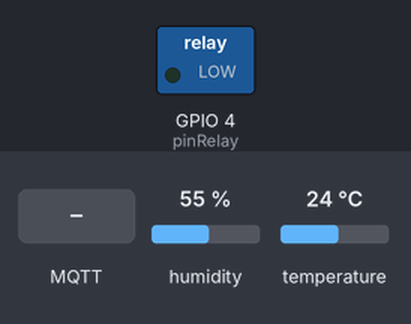
This sketch was run on a simulated ESP8266 (Wemos D1 mini). On the bench: switched loads named in the sketch (green lamp = pin HIGH). The inputs (shaded band) are chosen by the test bench; at power-on: humidity 55 %, temperature 24 °C. WiFi joins after 1.5 s; servers stay silent unless stated; random numbers use the default seed unless the sketch sets one; no MQTT or app messages arrive unless stated; what the sketch prints to the serial monitor is not drawn.

Above: at 2.7 s.
2.8 s: MQTT message "2" arrives on the first subscribed topic
At 3.1 s:
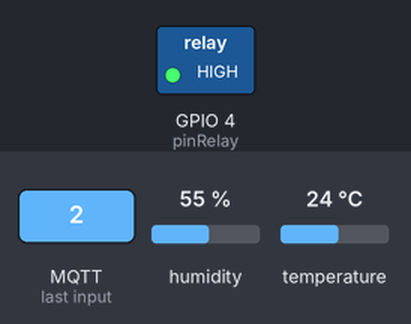
4.3 s: MQTT message "heat" arrives on the first subscribed topic
16.5 s: MQTT message "off" arrives on the first subscribed topic
Timing chart, 0 to 19.5 s (numbered marks = the images above; inputs shaded):
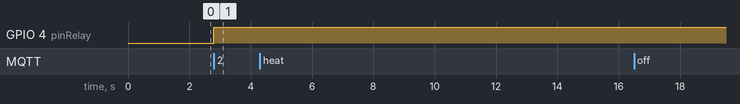

The sketch:

WeMos_Mini_TERMOSTATO.ino
```cpp
/*
 * TERMOSTATO
 * Il sistema è composto da un WeMos mini che acquisendo la temperatura da un DHT11
 * o da una temperatura esterna ricevuta tramite MQTT, comanda un relè per attivare
 * il riscaldamento
 */

#include <ESP8266WiFi.h>
#include <ESP8266mDNS.h>
#include <PubSubClient.h>
#include <SimpleDHT.h>

/*
   WIFI configuration
   Static IP configuration
   MQTT server configuration
   MQTT topics
*/

const char* ssid = "SSID_name";
const char* password = "wifi_password";
const char* host = "WeMos Termostato";

IPAddress staticIP(192, 168, 0, 99); //ESP static ip
IPAddress gateway(192, 168, 0, 1);   //IP Address of your WiFi Router (Gateway)
IPAddress subnet(255, 255, 255, 0);  //Subnet mask
IPAddress dns(192, 168, 0, 1);  //DNS

const char* mqtt_server = "192.168.0.70";
WiFiClient espClient;
PubSubClient client(espClient);

#define pinRelay 4 //This correspond to D2 on the WeMos

const char* mqtt_relay_requestedState_topicName = "bathroom/thermostat/relay/requestedState";
const char* mqtt_relay_status_topicName = "bathroom/thermostat/relay/status";
const char* mqtt_relay_error_topicName = "bathroom/thermostat/relay/error";

const char* mqtt_thermostat_mode_topicName = "bathroom/thermostat/mode";
const char* mqtt_thermostat_hysteresisUp_topicName = "bathroom/thermostat/hysteresisUp";
const char* mqtt_thermostat_hysteresisDown_topicName = "bathroom/thermostat/hysteresisDown";
const char* mqtt_thermostat_extTemp_topicName = "bathroom/thermostat/extTemp"; //Supplied external temperature
const char* mqtt_thermostat_edgeDetection_topicName = "bathroom/thermostat/edgeDetection";
const char* mqtt_thermostat_status_topicName = "bathroom/thermostat/status";

const char* mqtt_thermostat_setpoint_topicName = "bathroom/thermostat/setpoint";
const char* mqtt_thermostat_setpointLow_topicName = "bathroom/thermostat/setpointLow";
const char* mqtt_thermostat_setpointHigh_topicName = "bathroom/thermostat/setpointHigh";

const char* mqtt_thermostat_setpointSet_topicName = "bathroom/thermostat/setpointSet";
const char* mqtt_thermostat_setpointLowSet_topicName = "bathroom/thermostat/setpointLowSet";
const char* mqtt_thermostat_setpointHighSet_topicName = "bathroom/thermostat/setpointHighSet";

const char* mqtt_status_topicName = "bathroom/status";
const char* mqtt_error_topicName = "bathroom/error";

const char* mqtt_temperature_TopicName = "bathroom/temperature";
const char* mqtt_humidity_TopicName = "bathroom/humidity";

bool risingEdge = false;
bool fallingEdge = false;
bool started = false;
int intTemp = 0;
int extTemp = 0;
int lastTemp = 0;
int setpoint = 15;
int hysteresisUp = 0;
int hysteresisDown = 1;
const int setpointLow = 10;
const int setpointHigh = 25;

String modeString = "off";
String setpointString;
String setpointLowString;
String setpointHighString;

const int initial_state = LOW;
const int delay_check = 15000;

char* error = "0";
long lastMsg = 0;
long timeThermMsg = 0;
long now = 0;

/*
   Configurazine DHT11
*/
#define pinDHT11 2 //Corrisponde a D4
SimpleDHT11 dht11(pinDHT11);
char temp[10];
char umid[10];

void setup_wifi() {
  // We start by connecting to a WiFi network
  Serial.println();
  Serial.print("Connecting to ");
  Serial.println(ssid);
  WiFi.config(staticIP, gateway, subnet);
  WiFi.begin(ssid, password);

  while (WiFi.status() != WL_CONNECTED) {
    delay(500);
    Serial.print(".");
  }

  randomSeed(micros());

  Serial.println("");
  Serial.println("WiFi connected");
  Serial.println("IP address: ");
  Serial.println(WiFi.localIP());
}

void callback(char* topic, byte* payload, unsigned int length) {
  char msgpayload[50];
  char buffer[length];
  Serial.print("Message arrived [");
  Serial.print(topic);
  Serial.print("] ");

  String topicStr(topic);
  String searchString;

  for (int i = 0; i < length; i++) {
    Serial.print((char)payload[i]);
    msgpayload[i] = (char)payload[i];
  }
  Serial.println();

  /*
     Faccio un confronto tra i messaggi ricevuti e i topic a cui sono iscritto
  */

  /*
     Requested relay status
     The number I receive decide what to do:
      0 - turn of
      1 - turn off
      2 - switch
  */

  if (strcmp(topic, mqtt_relay_requestedState_topicName) == 0) {
    //Per usare il pulsante da NodeRED eseguo uno switch dell'uscita inviando il carattere '2'
    if ((char)payload[0] == '2') {
      if (digitalRead(pinRelay)) {
        //Altrimenti lo disattivo
        digitalWrite(pinRelay, LOW);
        Serial.println("Uscita disattivata da NodeRED");
        client.publish(mqtt_relay_status_topicName, "off");
      } else {
        digitalWrite(pinRelay, HIGH);
        Serial.println("Uscita attivata da NodeRED");
        client.publish(mqtt_relay_status_topicName, "on");
      }
      Serial.println("Output switched");
    }

    //In alternativa accetto anche 1 e 0 per gestire l'uscita
    if ((char)payload[0] == '1') {
      digitalWrite(pinRelay, HIGH);
      Serial.println("Uscita attivata");
      client.publish(mqtt_relay_status_topicName, "on");
      Serial.println("Output turned on");
    } else if ((char)payload[0] == '0') {
      digitalWrite(pinRelay, LOW);
      Serial.println("Uscita disattivata");
      client.publish(mqtt_relay_status_topicName, "off");
      Serial.println("Output turned off");
    }
    client.publish(mqtt_status_topicName, "Changed relay state");
  }

  /*
     Temperature setpoint
  */
  if (strcmp(topic, mqtt_thermostat_setpoint_topicName) == 0) {
    setpoint = atoi(msgpayload);

    client.publish(mqtt_status_topicName, "Impostato nuovo setpoint");
  }

  /*
     Thermostat mode
     Based on the value start or stop working
     0 - thermostat in stand-by
     1 - thermostat working
  */

  if (strcmp(topic, mqtt_thermostat_mode_topicName) == 0) {
    modeString = msgpayload;
    Serial.print("Modalità operativa: "); Serial.println(modeString);
  }

  /*
   * Temperatura di riferimento esterna
   * Posso ricevere una temperatura esterna in modo da poter regolare su un altra sensore della casa, così posso tenere il WeMos nella caldaia in bagno
   * e regolare sulla temperatura in soggiorno.
   */
  if (strcmp(topic, mqtt_thermostat_extTemp_topicName) == 0) {
    extTemp = atoi(msgpayload);
    client.publish(mqtt_status_topicName, "Temperatura acquisita");
  }
}

void reconnect() {
  // Loop until we're reconnected
  while (!client.connected()) {
    Serial.print("Attempting MQTT connection...");
    // Create a random client ID
    String clientId = "ESP8266Client-";
    clientId += String(random(0xffff), HEX);
    // Attempt to connect
    if (client.connect(clientId.c_str())) {
      Serial.println("connected");
      // Una volta connesso pubblico i dati
      //Lo stato dei relè viene pubblicato nel loop principale
      client.subscribe(mqtt_relay_requestedState_topicName);
      client.subscribe(mqtt_thermostat_setpoint_topicName);
      //client.subscribe(mqtt_thermostat_setpointLow_topicName);
      //client.subscribe(mqtt_thermostat_setpointHigh_topicName);
      client.subscribe(mqtt_thermostat_mode_topicName);
      client.subscribe(mqtt_thermostat_extTemp_topicName);
      client.publish(mqtt_status_topicName, "Connected to MQTT Server");
    } else {
      Serial.print("failed, rc=");
      Serial.print(client.state());
      Serial.println(" try again in 5 seconds");
      // Wait 5 seconds before retrying
      delay(5000);
    }
  }
}

void thermostat() {
  int validTemp = 0;
  char buffer[10];
  modeString.toCharArray(buffer, 10);
  /*
     La temperatura usata dal termostato deve essere valida e recente, altrimenti utilizza quella interna
  */
  if (extTemp > 0) {
    validTemp = extTemp;
  }
  else {
    validTemp = intTemp;
    error = "1";
    client.publish(mqtt_relay_status_topicName, "Invalid supplied temperature");
  }
  /*
     Detect direction edge
  */
  if (validTemp < lastTemp) {
    fallingEdge = true;
    risingEdge = false;
  }
  else if (validTemp > lastTemp) {
    fallingEdge = false;
    risingEdge = true;
  }
  else {
    fallingEdge = false;
    risingEdge = false;
  }
  /*
     Thermostat function
  */
  if (strcmp(buffer, "heat") == 0) {
    client.publish(mqtt_thermostat_status_topicName, "heat");

    if ((validTemp < (setpoint - hysteresisDown) && started) || ((validTemp < setpoint) && !started)) {
      digitalWrite(pinRelay, HIGH);
      Serial.println("Uscita attivata da funzione termostato");
      client.publish(mqtt_status_topicName, "Thermostat is heating");
    }
    else if ((validTemp >= (setpoint + hysteresisUp) && started) || ((validTemp >= setpoint) && !started)) {
      digitalWrite(pinRelay, LOW);
      Serial.println("Uscita disattivata da funzione termostato");
      client.publish(mqtt_status_topicName, "Thermostat is turned off");
    }

    Serial.print("Temp. precedente:"); Serial.println(lastTemp);
    Serial.print("Temp. validata:"); Serial.println(validTemp);
    Serial.print("Setpoint:"); Serial.println(setpoint);
    lastTemp = validTemp;
    started = true;
    Serial.println("Thermostat is working");
    client.publish(mqtt_status_topicName, "Thermostat is working");
  }
  else if (strcmp(buffer, "off") == 0) {
    /*
       If it's just turn off deactivate the relay
    */
    if (started) {
      digitalWrite(pinRelay, LOW);
    }
    started = false;
    Serial.println("Thermostat in standby");
    client.publish(mqtt_status_topicName, "Thermostat in stadby");
    client.publish(mqtt_thermostat_status_topicName, "off");
  }
  return;
}

void setup() {
  Serial.begin(115200);
  Serial.println("Booting");
  WiFi.mode(WIFI_STA);
  setup_wifi();
  client.setServer(mqtt_server, 1883);
  client.setCallback(callback);
  pinMode(pinRelay, OUTPUT);
  digitalWrite(pinRelay, initial_state);
}

void loop() {
  error = "0";
  if (!client.connected()) {
    reconnect();
  }
  client.loop();

  /*
     Ciclicamente pubblico lo stato dei vari topic ad intervalli impostati dalla variabile "delay_check"
  */
  now = millis();

  if (now - timeThermMsg > 30000) {
    thermostat();
    timeThermMsg = now;
  }

  if (now - lastMsg > delay_check) {
    lastMsg = now;

    //PUBLICAZIONE STATO RELÉ
    if (digitalRead(pinRelay)) {
      client.publish(mqtt_relay_status_topicName, "on");
    } else {
      client.publish(mqtt_relay_status_topicName, "off");
    }

    /*
       TEMPERATURA E UMIDITÀ
       Acquisisco i valori dal DHT11
       Pubblico le misure su MQTT
    */
    byte temperature = 0;
    byte humidity = 0;
    int temp;
    int umid;
    char buffer[10];
    int err = SimpleDHTErrSuccess;
    if ((err = dht11.read(&temperature, &humidity, NULL)) != SimpleDHTErrSuccess) {
      Serial.print("Read DHT11 failed, err=");
      Serial.println(err);
      error = "1";
      client.publish("mqtt_error_topicName", error);
      Serial.println("Published error");
    }
    else {
      String tempString = String((int)temperature);
      intTemp = (int)temperature;
      String umidString = String((int)humidity);
      dtostrf(temperature, 0, 0, buffer);
      client.publish(mqtt_temperature_TopicName, buffer);
      dtostrf(humidity, 0, 0, buffer);
      client.publish(mqtt_humidity_TopicName, buffer);
    }
    Serial.print((int)temperature); Serial.print(" *C, ");
    Serial.print((int)humidity); Serial.println(" H");
    /*
       Setpoints
    */
    setpointString = String(setpoint);
    setpointString.toCharArray(buffer, 3);
    client.publish(mqtt_thermostat_setpointSet_topicName, buffer);

    setpointHighString = String(setpointHigh);
    setpointHighString.toCharArray(buffer, 3);
    client.publish(mqtt_thermostat_setpointHighSet_topicName, buffer);

    setpointLowString = String(setpointLow);
    setpointLowString.toCharArray(buffer, 3);
    client.publish(mqtt_thermostat_setpointLowSet_topicName, buffer);

    /*
       ANDAMENTO TEMPERATURA
       Pubblico su un topic l'andamento delle temperatura
    */
    if (risingEdge && !fallingEdge) {
      client.publish(mqtt_thermostat_edgeDetection_topicName, "Rising");
    } else if (!risingEdge && fallingEdge) {
      client.publish(mqtt_thermostat_edgeDetection_topicName, "Falling");
    } else if (!risingEdge && !fallingEdge) {
      client.publish(mqtt_thermostat_edgeDetection_topicName, "Stable");
    }

    //Pubblico lo stato di errore per primo e lascio un ritardo per permettere a logiche esterne di registrare l'evento
    client.publish(mqtt_relay_error_topicName, error);
    client.publish(mqtt_status_topicName, "Published all status");
  }
}
```

Measured:
- after the input at 2.8 s, GPIO 4 (pinRelay): LOW → HIGH at once
- after the input at 4.3 s, every drawn part: stays the same
- after the input at 16.5 s, every drawn part: stays the same
